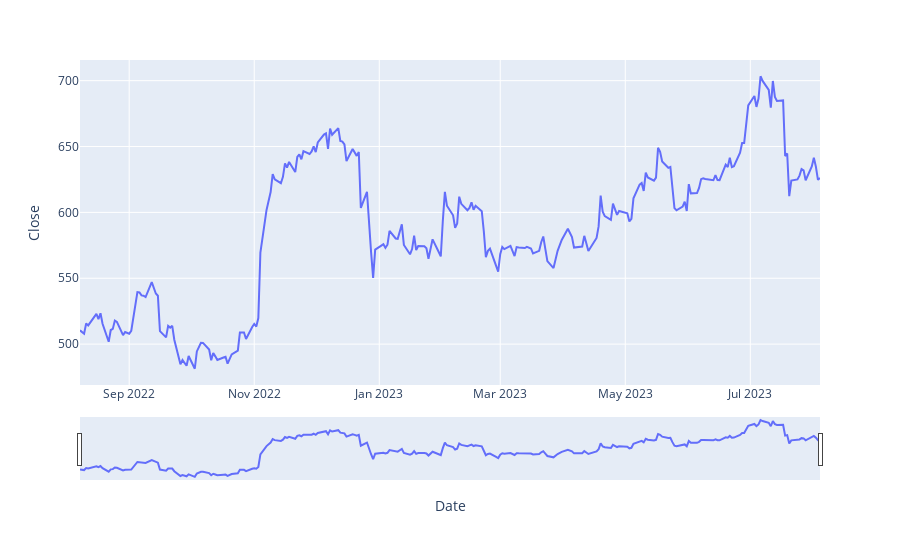

The notebook cell this image was saved under:
### Code cell
figure = px.line(data, x= 'Date', y='Close')
figure.update_xaxes(rangeslider_visible = True)
figure.show()

### Figure 1 — Plotly figure (JSON) as saved in the notebook; plotly's stock layout.template omitted (floating-point values rounded to 4 significant figures; data arrays with more than 128 entries replaced by an {"elided": "..."} marker saying what was removed)
{"data": [{"hovertemplate": "Date=%{x}<br>Close=%{y}<extra></extra>", "legendgroup": "", "line": {"color": "#636efa", "dash": "solid"}, "marker": {"symbol": "circle"}, "mode": "lines", "name": "", "orientation": "v", "showlegend": false, "type": "scatter", "x": {"elided": "246 str values"}, "xaxis": "x", "y": {"elided": "246 float values"}, "yaxis": "y"}], "layout": {"legend": {"tracegroupgap": 0}, "margin": {"t": 60}, "xaxis": {"anchor": "y", "domain": [0, 1], "rangeslider": {"visible": true}, "title": {"text": "Date"}}, "yaxis": {"anchor": "x", "domain": [0, 1], "title": {"text": "Close"}}}}
